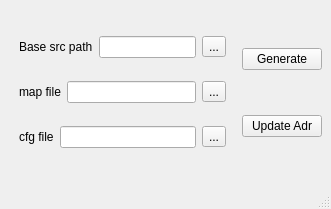
<?xml version="1.0" encoding="UTF-8"?>
<ui version="4.0">
 <class>MainWindow</class>
 <widget class="QMainWindow" name="MainWindow">
  <property name="geometry">
   <rect>
    <x>0</x>
    <y>0</y>
    <width>331</width>
    <height>209</height>
   </rect>
  </property>
  <property name="windowTitle">
   <string>MainWindow</string>
  </property>
  <widget class="QWidget" name="centralwidget">
   <layout class="QHBoxLayout" name="horizontalLayout_5">
    <item>
     <layout class="QVBoxLayout" name="verticalLayout_2">
      <property name="leftMargin">
       <number>10</number>
      </property>
      <property name="topMargin">
       <number>10</number>
      </property>
      <property name="rightMargin">
       <number>10</number>
      </property>
      <property name="bottomMargin">
       <number>10</number>
      </property>
      <item>
       <layout class="QHBoxLayout" name="horizontalLayout">
        <property name="sizeConstraint">
         <enum>QLayout::SetFixedSize</enum>
        </property>
        <item>
         <widget class="QLabel" name="baseLabel">
          <property name="text">
           <string>Base src path</string>
          </property>
         </widget>
        </item>
        <item>
         <widget class="QLineEdit" name="baseLineEdit"/>
        </item>
        <item>
         <widget class="QToolButton" name="baseToolButton">
          <property name="text">
           <string>...</string>
          </property>
         </widget>
        </item>
       </layout>
      </item>
      <item>
       <layout class="QHBoxLayout" name="horizontalLayout_2">
        <item>
         <widget class="QLabel" name="mapLabel">
          <property name="text">
           <string>map file</string>
          </property>
         </widget>
        </item>
        <item>
         <widget class="QLineEdit" name="mapLineEdit"/>
        </item>
        <item>
         <widget class="QToolButton" name="mapToolButton">
          <property name="text">
           <string>...</string>
          </property>
         </widget>
        </item>
       </layout>
      </item>
      <item>
       <layout class="QHBoxLayout" name="horizontalLayout_3">
        <item>
         <widget class="QLabel" name="cfgLabel">
          <property name="text">
           <string>cfg file</string>
          </property>
         </widget>
        </item>
        <item>
         <widget class="QLineEdit" name="cfgLineEdit"/>
        </item>
        <item>
         <widget class="QToolButton" name="cfgToolButton">
          <property name="text">
           <string>...</string>
          </property>
         </widget>
        </item>
       </layout>
      </item>
     </layout>
    </item>
    <item>
     <layout class="QVBoxLayout" name="verticalLayout_3">
      <item>
       <widget class="QPushButton" name="genButton">
        <property name="text">
         <string>Generate</string>
        </property>
       </widget>
      </item>
      <item>
       <widget class="QPushButton" name="updateButton">
        <property name="text">
         <string>Update Adr</string>
        </property>
       </widget>
      </item>
     </layout>
    </item>
   </layout>
  </widget>
  <widget class="QMenuBar" name="menubar">
   <property name="geometry">
    <rect>
     <x>0</x>
     <y>0</y>
     <width>331</width>
     <height>21</height>
    </rect>
   </property>
  </widget>
  <widget class="QStatusBar" name="statusbar"/>
 </widget>
 <resources/>
 <connections/>
</ui>
